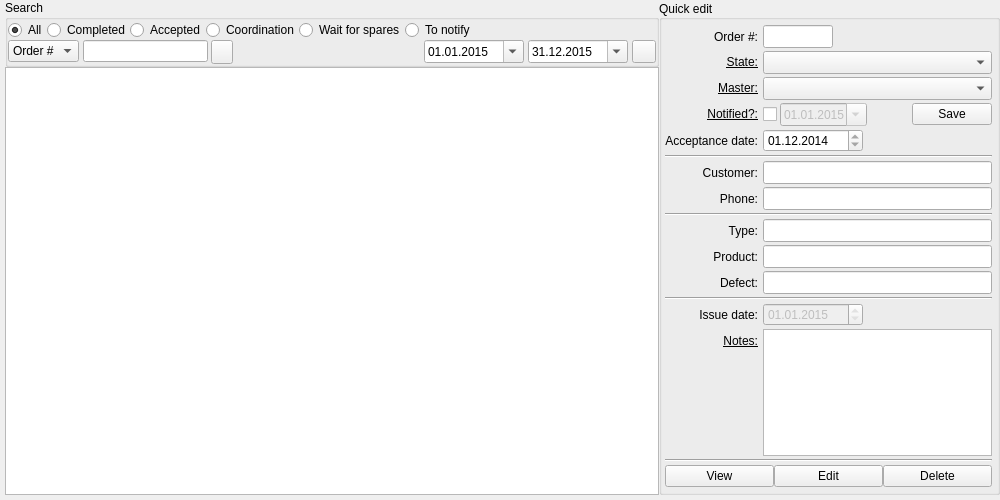
<?xml version="1.0" encoding="UTF-8"?>
<ui version="4.0">
 <class>OrdersWidgetMain</class>
 <widget class="QWidget" name="OrdersWidgetMain">
  <property name="geometry">
   <rect>
    <x>0</x>
    <y>0</y>
    <width>1000</width>
    <height>500</height>
   </rect>
  </property>
  <property name="windowTitle">
   <string>Form</string>
  </property>
  <layout class="QGridLayout" name="gridLayout">
   <property name="leftMargin">
    <number>5</number>
   </property>
   <property name="topMargin">
    <number>0</number>
   </property>
   <property name="rightMargin">
    <number>0</number>
   </property>
   <property name="bottomMargin">
    <number>5</number>
   </property>
   <property name="spacing">
    <number>0</number>
   </property>
   <item row="0" column="0">
    <widget class="QGroupBox" name="gbfilters">
     <property name="title">
      <string>Search</string>
     </property>
     <property name="flat">
      <bool>false</bool>
     </property>
     <property name="checkable">
      <bool>false</bool>
     </property>
     <layout class="QFormLayout" name="formLayout_2">
      <property name="fieldGrowthPolicy">
       <enum>QFormLayout::AllNonFixedFieldsGrow</enum>
      </property>
      <property name="labelAlignment">
       <set>Qt::AlignLeading|Qt::AlignLeft|Qt::AlignVCenter</set>
      </property>
      <property name="horizontalSpacing">
       <number>3</number>
      </property>
      <property name="verticalSpacing">
       <number>0</number>
      </property>
      <property name="leftMargin">
       <number>0</number>
      </property>
      <property name="topMargin">
       <number>0</number>
      </property>
      <property name="rightMargin">
       <number>0</number>
      </property>
      <property name="bottomMargin">
       <number>0</number>
      </property>
      <item row="0" column="0" colspan="2">
       <layout class="QHBoxLayout" name="horizontalLayout_3">
        <property name="spacing">
         <number>0</number>
        </property>
        <item alignment="Qt::AlignLeft">
         <widget class="QRadioButton" name="rbAll">
          <property name="sizePolicy">
           <sizepolicy hsizetype="Fixed" vsizetype="Fixed">
            <horstretch>0</horstretch>
            <verstretch>0</verstretch>
           </sizepolicy>
          </property>
          <property name="minimumSize">
           <size>
            <width>0</width>
            <height>0</height>
           </size>
          </property>
          <property name="maximumSize">
           <size>
            <width>16777215</width>
            <height>16777215</height>
           </size>
          </property>
          <property name="text">
           <string>All</string>
          </property>
          <property name="checked">
           <bool>true</bool>
          </property>
         </widget>
        </item>
        <item alignment="Qt::AlignLeft">
         <widget class="QRadioButton" name="rbCompleted">
          <property name="minimumSize">
           <size>
            <width>0</width>
            <height>0</height>
           </size>
          </property>
          <property name="maximumSize">
           <size>
            <width>16777215</width>
            <height>16777215</height>
           </size>
          </property>
          <property name="text">
           <string>Completed</string>
          </property>
         </widget>
        </item>
        <item alignment="Qt::AlignLeft">
         <widget class="QRadioButton" name="rbAccepted">
          <property name="minimumSize">
           <size>
            <width>0</width>
            <height>0</height>
           </size>
          </property>
          <property name="maximumSize">
           <size>
            <width>16777215</width>
            <height>16777215</height>
           </size>
          </property>
          <property name="text">
           <string>Accepted</string>
          </property>
         </widget>
        </item>
        <item alignment="Qt::AlignLeft">
         <widget class="QRadioButton" name="rbConsent">
          <property name="minimumSize">
           <size>
            <width>0</width>
            <height>0</height>
           </size>
          </property>
          <property name="maximumSize">
           <size>
            <width>16777215</width>
            <height>16777215</height>
           </size>
          </property>
          <property name="text">
           <string>Coordination</string>
          </property>
         </widget>
        </item>
        <item alignment="Qt::AlignLeft">
         <widget class="QRadioButton" name="rbWaitSpares">
          <property name="minimumSize">
           <size>
            <width>0</width>
            <height>0</height>
           </size>
          </property>
          <property name="maximumSize">
           <size>
            <width>16777215</width>
            <height>16777215</height>
           </size>
          </property>
          <property name="text">
           <string>Wait for spares</string>
          </property>
         </widget>
        </item>
        <item alignment="Qt::AlignLeft">
         <widget class="QRadioButton" name="rbCall">
          <property name="maximumSize">
           <size>
            <width>16777215</width>
            <height>16777215</height>
           </size>
          </property>
          <property name="text">
           <string>To notify</string>
          </property>
         </widget>
        </item>
        <item>
         <spacer name="horizontalSpacer_3">
          <property name="orientation">
           <enum>Qt::Horizontal</enum>
          </property>
          <property name="sizeHint" stdset="0">
           <size>
            <width>40</width>
            <height>20</height>
           </size>
          </property>
         </spacer>
        </item>
       </layout>
      </item>
      <item row="1" column="0">
       <layout class="QHBoxLayout" name="horizontalLayout">
        <property name="spacing">
         <number>4</number>
        </property>
        <item>
         <widget class="QComboBox" name="searchtexttype">
          <property name="sizePolicy">
           <sizepolicy hsizetype="Preferred" vsizetype="Fixed">
            <horstretch>0</horstretch>
            <verstretch>0</verstretch>
           </sizepolicy>
          </property>
          <property name="minimumSize">
           <size>
            <width>0</width>
            <height>0</height>
           </size>
          </property>
          <property name="maximumSize">
           <size>
            <width>16777215</width>
            <height>16777215</height>
           </size>
          </property>
          <item>
           <property name="text">
            <string>Order #</string>
           </property>
          </item>
          <item>
           <property name="text">
            <string>Name</string>
           </property>
          </item>
         </widget>
        </item>
        <item alignment="Qt::AlignLeft">
         <widget class="QLineEdit" name="lSearch">
          <property name="minimumSize">
           <size>
            <width>125</width>
            <height>0</height>
           </size>
          </property>
          <property name="maximumSize">
           <size>
            <width>150</width>
            <height>16777215</height>
           </size>
          </property>
         </widget>
        </item>
       </layout>
      </item>
      <item row="1" column="1">
       <layout class="QHBoxLayout" name="horizontalLayout_2">
        <property name="spacing">
         <number>4</number>
        </property>
        <item>
         <widget class="QPushButton" name="searchbyfield">
          <property name="sizePolicy">
           <sizepolicy hsizetype="Fixed" vsizetype="Fixed">
            <horstretch>22</horstretch>
            <verstretch>24</verstretch>
           </sizepolicy>
          </property>
          <property name="minimumSize">
           <size>
            <width>22</width>
            <height>24</height>
           </size>
          </property>
          <property name="maximumSize">
           <size>
            <width>22</width>
            <height>24</height>
           </size>
          </property>
          <property name="text">
           <string/>
          </property>
          <property name="icon">
           <iconset resource="Icons.qrc">
            <normaloff>:/icons/icons/find.png</normaloff>:/icons/icons/find.png</iconset>
          </property>
         </widget>
        </item>
        <item>
         <spacer name="horizontalSpacer">
          <property name="orientation">
           <enum>Qt::Horizontal</enum>
          </property>
          <property name="sizeHint" stdset="0">
           <size>
            <width>40</width>
            <height>20</height>
           </size>
          </property>
         </spacer>
        </item>
        <item alignment="Qt::AlignRight">
         <widget class="QDateEdit" name="datestart">
          <property name="minimumSize">
           <size>
            <width>100</width>
            <height>0</height>
           </size>
          </property>
          <property name="maximumSize">
           <size>
            <width>100</width>
            <height>16777215</height>
           </size>
          </property>
          <property name="dateTime">
           <datetime>
            <hour>0</hour>
            <minute>0</minute>
            <second>0</second>
            <year>2015</year>
            <month>1</month>
            <day>1</day>
           </datetime>
          </property>
          <property name="time">
           <time>
            <hour>0</hour>
            <minute>0</minute>
            <second>0</second>
           </time>
          </property>
          <property name="currentSection">
           <enum>QDateTimeEdit::DaySection</enum>
          </property>
          <property name="displayFormat">
           <string>dd.MM.yyyy</string>
          </property>
          <property name="calendarPopup">
           <bool>true</bool>
          </property>
          <property name="date">
           <date>
            <year>2015</year>
            <month>1</month>
            <day>1</day>
           </date>
          </property>
         </widget>
        </item>
        <item>
         <widget class="QDateEdit" name="dateend">
          <property name="minimumSize">
           <size>
            <width>100</width>
            <height>0</height>
           </size>
          </property>
          <property name="maximumSize">
           <size>
            <width>100</width>
            <height>16777215</height>
           </size>
          </property>
          <property name="accelerated">
           <bool>false</bool>
          </property>
          <property name="showGroupSeparator" stdset="0">
           <bool>false</bool>
          </property>
          <property name="dateTime">
           <datetime>
            <hour>0</hour>
            <minute>0</minute>
            <second>0</second>
            <year>2015</year>
            <month>12</month>
            <day>31</day>
           </datetime>
          </property>
          <property name="displayFormat">
           <string>dd.MM.yyyy</string>
          </property>
          <property name="calendarPopup">
           <bool>true</bool>
          </property>
          <property name="currentSectionIndex">
           <number>0</number>
          </property>
          <property name="date">
           <date>
            <year>2015</year>
            <month>12</month>
            <day>31</day>
           </date>
          </property>
         </widget>
        </item>
        <item>
         <widget class="QToolButton" name="searchbydate">
          <property name="sizePolicy">
           <sizepolicy hsizetype="Fixed" vsizetype="Fixed">
            <horstretch>0</horstretch>
            <verstretch>0</verstretch>
           </sizepolicy>
          </property>
          <property name="maximumSize">
           <size>
            <width>50</width>
            <height>16777215</height>
           </size>
          </property>
          <property name="toolTip">
           <string>Search by date range</string>
          </property>
          <property name="text">
           <string/>
          </property>
          <property name="icon">
           <iconset resource="Icons.qrc">
            <normaloff>:/icons/icons/find.png</normaloff>:/icons/icons/find.png</iconset>
          </property>
         </widget>
        </item>
       </layout>
      </item>
     </layout>
    </widget>
   </item>
   <item row="0" column="1" rowspan="2">
    <widget class="QGroupBox" name="gbinfo">
     <property name="minimumSize">
      <size>
       <width>341</width>
       <height>0</height>
      </size>
     </property>
     <property name="maximumSize">
      <size>
       <width>341</width>
       <height>16777215</height>
      </size>
     </property>
     <property name="title">
      <string>Quick edit</string>
     </property>
     <property name="alignment">
      <set>Qt::AlignLeading|Qt::AlignLeft|Qt::AlignVCenter</set>
     </property>
     <layout class="QFormLayout" name="formLayout">
      <property name="fieldGrowthPolicy">
       <enum>QFormLayout::AllNonFixedFieldsGrow</enum>
      </property>
      <property name="labelAlignment">
       <set>Qt::AlignRight|Qt::AlignTrailing|Qt::AlignVCenter</set>
      </property>
      <property name="horizontalSpacing">
       <number>5</number>
      </property>
      <property name="verticalSpacing">
       <number>3</number>
      </property>
      <property name="leftMargin">
       <number>3</number>
      </property>
      <property name="topMargin">
       <number>5</number>
      </property>
      <property name="rightMargin">
       <number>5</number>
      </property>
      <property name="bottomMargin">
       <number>5</number>
      </property>
      <item row="1" column="0">
       <widget class="QLabel" name="label">
        <property name="maximumSize">
         <size>
          <width>2000</width>
          <height>23</height>
         </size>
        </property>
        <property name="text">
         <string>Order #:</string>
        </property>
        <property name="alignment">
         <set>Qt::AlignRight|Qt::AlignTrailing|Qt::AlignVCenter</set>
        </property>
       </widget>
      </item>
      <item row="2" column="0">
       <widget class="QLabel" name="label_15">
        <property name="maximumSize">
         <size>
          <width>2000</width>
          <height>23</height>
         </size>
        </property>
        <property name="text">
         <string>&lt;html&gt;&lt;head/&gt;&lt;body&gt;&lt;p&gt;&lt;span style=&quot; text-decoration: underline;&quot;&gt;State:&lt;/span&gt;&lt;/p&gt;&lt;/body&gt;&lt;/html&gt;</string>
        </property>
        <property name="alignment">
         <set>Qt::AlignRight|Qt::AlignTrailing|Qt::AlignVCenter</set>
        </property>
       </widget>
      </item>
      <item row="2" column="1">
       <widget class="QComboBox" name="eState">
        <property name="minimumSize">
         <size>
          <width>0</width>
          <height>23</height>
         </size>
        </property>
        <property name="maximumSize">
         <size>
          <width>16777215</width>
          <height>23</height>
         </size>
        </property>
        <property name="locale">
         <locale language="English" country="UnitedStates"/>
        </property>
        <property name="editable">
         <bool>false</bool>
        </property>
        <property name="currentIndex">
         <number>-1</number>
        </property>
        <property name="maxVisibleItems">
         <number>10</number>
        </property>
        <property name="duplicatesEnabled">
         <bool>true</bool>
        </property>
        <property name="frame">
         <bool>true</bool>
        </property>
       </widget>
      </item>
      <item row="3" column="0">
       <widget class="QLabel" name="label_12">
        <property name="maximumSize">
         <size>
          <width>2000</width>
          <height>23</height>
         </size>
        </property>
        <property name="text">
         <string>&lt;html&gt;&lt;head/&gt;&lt;body&gt;&lt;p&gt;&lt;span style=&quot; text-decoration: underline;&quot;&gt;Master:&lt;/span&gt;&lt;/p&gt;&lt;/body&gt;&lt;/html&gt;</string>
        </property>
        <property name="alignment">
         <set>Qt::AlignRight|Qt::AlignTrailing|Qt::AlignVCenter</set>
        </property>
       </widget>
      </item>
      <item row="3" column="1">
       <widget class="QComboBox" name="eMaster">
        <property name="minimumSize">
         <size>
          <width>0</width>
          <height>23</height>
         </size>
        </property>
        <property name="maximumSize">
         <size>
          <width>16777215</width>
          <height>23</height>
         </size>
        </property>
        <property name="editable">
         <bool>false</bool>
        </property>
       </widget>
      </item>
      <item row="4" column="0">
       <widget class="QLabel" name="label_6">
        <property name="maximumSize">
         <size>
          <width>2000</width>
          <height>16777215</height>
         </size>
        </property>
        <property name="text">
         <string>&lt;html&gt;&lt;head/&gt;&lt;body&gt;&lt;p&gt;&lt;span style=&quot; text-decoration: underline;&quot;&gt;Notified?:&lt;/span&gt;&lt;/p&gt;&lt;/body&gt;&lt;/html&gt;</string>
        </property>
        <property name="alignment">
         <set>Qt::AlignRight|Qt::AlignTrailing|Qt::AlignVCenter</set>
        </property>
       </widget>
      </item>
      <item row="5" column="0">
       <widget class="QLabel" name="label_2">
        <property name="maximumSize">
         <size>
          <width>2000</width>
          <height>23</height>
         </size>
        </property>
        <property name="text">
         <string>Acceptance date:</string>
        </property>
        <property name="alignment">
         <set>Qt::AlignRight|Qt::AlignTrailing|Qt::AlignVCenter</set>
        </property>
       </widget>
      </item>
      <item row="5" column="1">
       <widget class="QDateEdit" name="dDateIn">
        <property name="enabled">
         <bool>true</bool>
        </property>
        <property name="minimumSize">
         <size>
          <width>0</width>
          <height>0</height>
         </size>
        </property>
        <property name="maximumSize">
         <size>
          <width>100</width>
          <height>16777215</height>
         </size>
        </property>
        <property name="readOnly">
         <bool>true</bool>
        </property>
        <property name="time">
         <time>
          <hour>0</hour>
          <minute>0</minute>
          <second>0</second>
         </time>
        </property>
        <property name="currentSection">
         <enum>QDateTimeEdit::DaySection</enum>
        </property>
        <property name="displayFormat">
         <string>dd.MM.yyyy</string>
        </property>
        <property name="calendarPopup">
         <bool>false</bool>
        </property>
        <property name="date">
         <date>
          <year>2014</year>
          <month>12</month>
          <day>1</day>
         </date>
        </property>
       </widget>
      </item>
      <item row="6" column="0" colspan="2">
       <widget class="Line" name="line">
        <property name="orientation">
         <enum>Qt::Horizontal</enum>
        </property>
       </widget>
      </item>
      <item row="7" column="0">
       <widget class="QLabel" name="label_10">
        <property name="maximumSize">
         <size>
          <width>2000</width>
          <height>23</height>
         </size>
        </property>
        <property name="text">
         <string>Customer:</string>
        </property>
        <property name="alignment">
         <set>Qt::AlignRight|Qt::AlignTrailing|Qt::AlignVCenter</set>
        </property>
       </widget>
      </item>
      <item row="7" column="1">
       <widget class="QLineEdit" name="dCustomer">
        <property name="minimumSize">
         <size>
          <width>0</width>
          <height>23</height>
         </size>
        </property>
        <property name="maximumSize">
         <size>
          <width>16777215</width>
          <height>23</height>
         </size>
        </property>
        <property name="readOnly">
         <bool>true</bool>
        </property>
       </widget>
      </item>
      <item row="8" column="0">
       <widget class="QLabel" name="label_11">
        <property name="maximumSize">
         <size>
          <width>2000</width>
          <height>23</height>
         </size>
        </property>
        <property name="text">
         <string>Phone:</string>
        </property>
        <property name="alignment">
         <set>Qt::AlignRight|Qt::AlignTrailing|Qt::AlignVCenter</set>
        </property>
       </widget>
      </item>
      <item row="8" column="1">
       <widget class="QLineEdit" name="dPhone">
        <property name="minimumSize">
         <size>
          <width>0</width>
          <height>23</height>
         </size>
        </property>
        <property name="maximumSize">
         <size>
          <width>16777215</width>
          <height>23</height>
         </size>
        </property>
        <property name="readOnly">
         <bool>true</bool>
        </property>
       </widget>
      </item>
      <item row="9" column="0" colspan="2">
       <widget class="Line" name="line_2">
        <property name="orientation">
         <enum>Qt::Horizontal</enum>
        </property>
       </widget>
      </item>
      <item row="10" column="0">
       <widget class="QLabel" name="label_4">
        <property name="maximumSize">
         <size>
          <width>2000</width>
          <height>23</height>
         </size>
        </property>
        <property name="text">
         <string>Type:</string>
        </property>
        <property name="alignment">
         <set>Qt::AlignRight|Qt::AlignTrailing|Qt::AlignVCenter</set>
        </property>
       </widget>
      </item>
      <item row="10" column="1">
       <widget class="QLineEdit" name="dProductType">
        <property name="minimumSize">
         <size>
          <width>0</width>
          <height>23</height>
         </size>
        </property>
        <property name="maximumSize">
         <size>
          <width>16777215</width>
          <height>23</height>
         </size>
        </property>
        <property name="text">
         <string/>
        </property>
        <property name="readOnly">
         <bool>true</bool>
        </property>
       </widget>
      </item>
      <item row="11" column="0">
       <widget class="QLabel" name="label_5">
        <property name="maximumSize">
         <size>
          <width>2000</width>
          <height>16777215</height>
         </size>
        </property>
        <property name="text">
         <string>Product:</string>
        </property>
        <property name="alignment">
         <set>Qt::AlignRight|Qt::AlignTrailing|Qt::AlignVCenter</set>
        </property>
       </widget>
      </item>
      <item row="11" column="1">
       <widget class="QLineEdit" name="dProduct">
        <property name="minimumSize">
         <size>
          <width>0</width>
          <height>23</height>
         </size>
        </property>
        <property name="maximumSize">
         <size>
          <width>16777215</width>
          <height>23</height>
         </size>
        </property>
        <property name="text">
         <string/>
        </property>
        <property name="readOnly">
         <bool>true</bool>
        </property>
       </widget>
      </item>
      <item row="12" column="0">
       <widget class="QLabel" name="label_7">
        <property name="maximumSize">
         <size>
          <width>2000</width>
          <height>16777215</height>
         </size>
        </property>
        <property name="text">
         <string>Defect:</string>
        </property>
        <property name="alignment">
         <set>Qt::AlignRight|Qt::AlignTrailing|Qt::AlignVCenter</set>
        </property>
       </widget>
      </item>
      <item row="12" column="1">
       <widget class="QLineEdit" name="dDisease">
        <property name="minimumSize">
         <size>
          <width>0</width>
          <height>23</height>
         </size>
        </property>
        <property name="maximumSize">
         <size>
          <width>16777215</width>
          <height>23</height>
         </size>
        </property>
        <property name="text">
         <string/>
        </property>
        <property name="readOnly">
         <bool>true</bool>
        </property>
       </widget>
      </item>
      <item row="13" column="0" colspan="2">
       <widget class="Line" name="line_3">
        <property name="minimumSize">
         <size>
          <width>301</width>
          <height>0</height>
         </size>
        </property>
        <property name="orientation">
         <enum>Qt::Horizontal</enum>
        </property>
       </widget>
      </item>
      <item row="14" column="0">
       <widget class="QLabel" name="label_3">
        <property name="maximumSize">
         <size>
          <width>2000</width>
          <height>16777215</height>
         </size>
        </property>
        <property name="text">
         <string>Issue date:</string>
        </property>
        <property name="alignment">
         <set>Qt::AlignRight|Qt::AlignTrailing|Qt::AlignVCenter</set>
        </property>
       </widget>
      </item>
      <item row="14" column="1">
       <widget class="QDateEdit" name="dDateOut">
        <property name="enabled">
         <bool>false</bool>
        </property>
        <property name="minimumSize">
         <size>
          <width>0</width>
          <height>0</height>
         </size>
        </property>
        <property name="maximumSize">
         <size>
          <width>100</width>
          <height>16777215</height>
         </size>
        </property>
        <property name="readOnly">
         <bool>true</bool>
        </property>
        <property name="time">
         <time>
          <hour>0</hour>
          <minute>0</minute>
          <second>0</second>
         </time>
        </property>
        <property name="currentSection">
         <enum>QDateTimeEdit::DaySection</enum>
        </property>
        <property name="displayFormat">
         <string>dd.MM.yyyy</string>
        </property>
        <property name="calendarPopup">
         <bool>false</bool>
        </property>
        <property name="date">
         <date>
          <year>2015</year>
          <month>1</month>
          <day>1</day>
         </date>
        </property>
       </widget>
      </item>
      <item row="15" column="0">
       <widget class="QLabel" name="label_14">
        <property name="maximumSize">
         <size>
          <width>2000</width>
          <height>26</height>
         </size>
        </property>
        <property name="text">
         <string>&lt;html&gt;&lt;head/&gt;&lt;body&gt;&lt;p&gt;&lt;span style=&quot; text-decoration: underline;&quot;&gt;Notes:&lt;/span&gt;&lt;/p&gt;&lt;/body&gt;&lt;/html&gt;</string>
        </property>
        <property name="alignment">
         <set>Qt::AlignRight|Qt::AlignTrailing|Qt::AlignVCenter</set>
        </property>
       </widget>
      </item>
      <item row="15" column="1">
       <widget class="QPlainTextEdit" name="dComment">
        <property name="minimumSize">
         <size>
          <width>0</width>
          <height>41</height>
         </size>
        </property>
        <property name="maximumSize">
         <size>
          <width>271</width>
          <height>131</height>
         </size>
        </property>
       </widget>
      </item>
      <item row="16" column="0" colspan="2">
       <widget class="Line" name="line_4">
        <property name="minimumSize">
         <size>
          <width>301</width>
          <height>0</height>
         </size>
        </property>
        <property name="orientation">
         <enum>Qt::Horizontal</enum>
        </property>
       </widget>
      </item>
      <item row="17" column="0" colspan="2">
       <layout class="QHBoxLayout" name="horizontalLayout_5">
        <item>
         <widget class="QPushButton" name="bView">
          <property name="text">
           <string>View</string>
          </property>
          <property name="icon">
           <iconset resource="Icons.qrc">
            <normaloff>:/icons/icons/page.png</normaloff>:/icons/icons/page.png</iconset>
          </property>
         </widget>
        </item>
        <item>
         <widget class="QPushButton" name="bEdit">
          <property name="text">
           <string>Edit</string>
          </property>
          <property name="icon">
           <iconset resource="Icons.qrc">
            <normaloff>:/icons/icons/page_edit.png</normaloff>:/icons/icons/page_edit.png</iconset>
          </property>
         </widget>
        </item>
        <item>
         <widget class="QPushButton" name="bDelete">
          <property name="text">
           <string>Delete</string>
          </property>
          <property name="icon">
           <iconset>
            <normalon>:/icons/icons/page_delete.png</normalon>
           </iconset>
          </property>
         </widget>
        </item>
       </layout>
      </item>
      <item row="4" column="1">
       <layout class="QHBoxLayout" name="horizontalLayout_4">
        <property name="spacing">
         <number>3</number>
        </property>
        <item>
         <widget class="QCheckBox" name="eCalled">
          <property name="text">
           <string/>
          </property>
         </widget>
        </item>
        <item>
         <widget class="QDateEdit" name="datenotify">
          <property name="enabled">
           <bool>false</bool>
          </property>
          <property name="accelerated">
           <bool>false</bool>
          </property>
          <property name="dateTime">
           <datetime>
            <hour>0</hour>
            <minute>0</minute>
            <second>0</second>
            <year>2015</year>
            <month>1</month>
            <day>1</day>
           </datetime>
          </property>
          <property name="displayFormat">
           <string>dd.MM.yyyy</string>
          </property>
          <property name="calendarPopup">
           <bool>true</bool>
          </property>
         </widget>
        </item>
        <item>
         <spacer name="horizontalSpacer_2">
          <property name="orientation">
           <enum>Qt::Horizontal</enum>
          </property>
          <property name="sizeHint" stdset="0">
           <size>
            <width>123</width>
            <height>21</height>
           </size>
          </property>
         </spacer>
        </item>
        <item>
         <widget class="QPushButton" name="bSubmit">
          <property name="text">
           <string>Save</string>
          </property>
          <property name="icon">
           <iconset>
            <normalon>:/icons/icons/page_save.png</normalon>
           </iconset>
          </property>
         </widget>
        </item>
       </layout>
      </item>
      <item row="1" column="1">
       <widget class="QLineEdit" name="dNumber">
        <property name="enabled">
         <bool>true</bool>
        </property>
        <property name="minimumSize">
         <size>
          <width>0</width>
          <height>23</height>
         </size>
        </property>
        <property name="maximumSize">
         <size>
          <width>70</width>
          <height>23</height>
         </size>
        </property>
        <property name="readOnly">
         <bool>true</bool>
        </property>
       </widget>
      </item>
     </layout>
     <zorder>dDateOut</zorder>
     <zorder>label_15</zorder>
     <zorder>label_5</zorder>
     <zorder>eState</zorder>
     <zorder>label_4</zorder>
     <zorder>dProductType</zorder>
     <zorder>label_12</zorder>
     <zorder>eMaster</zorder>
     <zorder>label_2</zorder>
     <zorder>dDateIn</zorder>
     <zorder>line</zorder>
     <zorder>label_10</zorder>
     <zorder>dCustomer</zorder>
     <zorder>label_11</zorder>
     <zorder>dPhone</zorder>
     <zorder>line_2</zorder>
     <zorder>dProduct</zorder>
     <zorder>label_7</zorder>
     <zorder>dDisease</zorder>
     <zorder>label_3</zorder>
     <zorder>line_3</zorder>
     <zorder>dComment</zorder>
     <zorder>label_14</zorder>
     <zorder>line_4</zorder>
     <zorder>label</zorder>
     <zorder>label_6</zorder>
     <zorder></zorder>
     <zorder>dNumber</zorder>
    </widget>
   </item>
   <item row="1" column="0">
    <widget class="QTableView" name="tview">
     <property name="sizePolicy">
      <sizepolicy hsizetype="Expanding" vsizetype="Expanding">
       <horstretch>1</horstretch>
       <verstretch>0</verstretch>
      </sizepolicy>
     </property>
     <property name="editTriggers">
      <set>QAbstractItemView::AnyKeyPressed|QAbstractItemView::DoubleClicked</set>
     </property>
     <property name="dragDropMode">
      <enum>QAbstractItemView::NoDragDrop</enum>
     </property>
     <property name="defaultDropAction">
      <enum>Qt::IgnoreAction</enum>
     </property>
     <property name="selectionMode">
      <enum>QAbstractItemView::SingleSelection</enum>
     </property>
     <property name="selectionBehavior">
      <enum>QAbstractItemView::SelectRows</enum>
     </property>
     <property name="horizontalScrollMode">
      <enum>QAbstractItemView::ScrollPerPixel</enum>
     </property>
     <property name="sortingEnabled">
      <bool>true</bool>
     </property>
     <property name="wordWrap">
      <bool>false</bool>
     </property>
     <attribute name="horizontalHeaderVisible">
      <bool>false</bool>
     </attribute>
     <attribute name="verticalHeaderVisible">
      <bool>false</bool>
     </attribute>
    </widget>
   </item>
  </layout>
 </widget>
 <tabstops>
  <tabstop>rbAll</tabstop>
  <tabstop>rbCompleted</tabstop>
  <tabstop>rbAccepted</tabstop>
  <tabstop>rbConsent</tabstop>
  <tabstop>rbWaitSpares</tabstop>
  <tabstop>rbCall</tabstop>
  <tabstop>searchtexttype</tabstop>
  <tabstop>lSearch</tabstop>
  <tabstop>searchbyfield</tabstop>
  <tabstop>datestart</tabstop>
  <tabstop>dateend</tabstop>
  <tabstop>searchbydate</tabstop>
  <tabstop>tview</tabstop>
  <tabstop>dNumber</tabstop>
  <tabstop>eState</tabstop>
  <tabstop>eMaster</tabstop>
  <tabstop>eCalled</tabstop>
  <tabstop>datenotify</tabstop>
  <tabstop>dComment</tabstop>
  <tabstop>bSubmit</tabstop>
  <tabstop>dDateIn</tabstop>
  <tabstop>dCustomer</tabstop>
  <tabstop>dPhone</tabstop>
  <tabstop>dProductType</tabstop>
  <tabstop>dProduct</tabstop>
  <tabstop>dDisease</tabstop>
  <tabstop>dDateOut</tabstop>
  <tabstop>bView</tabstop>
  <tabstop>bEdit</tabstop>
  <tabstop>bDelete</tabstop>
 </tabstops>
 <resources>
  <include location="Icons.qrc"/>
 </resources>
 <connections/>
</ui>
